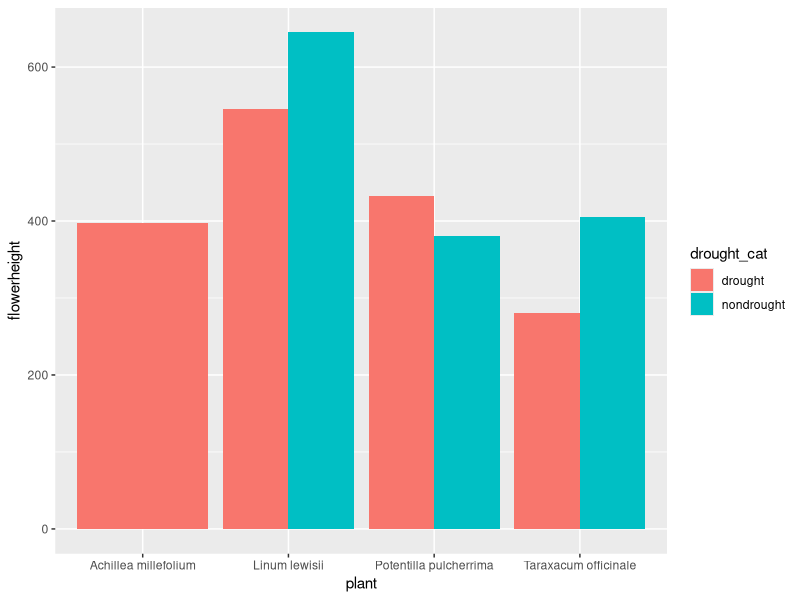
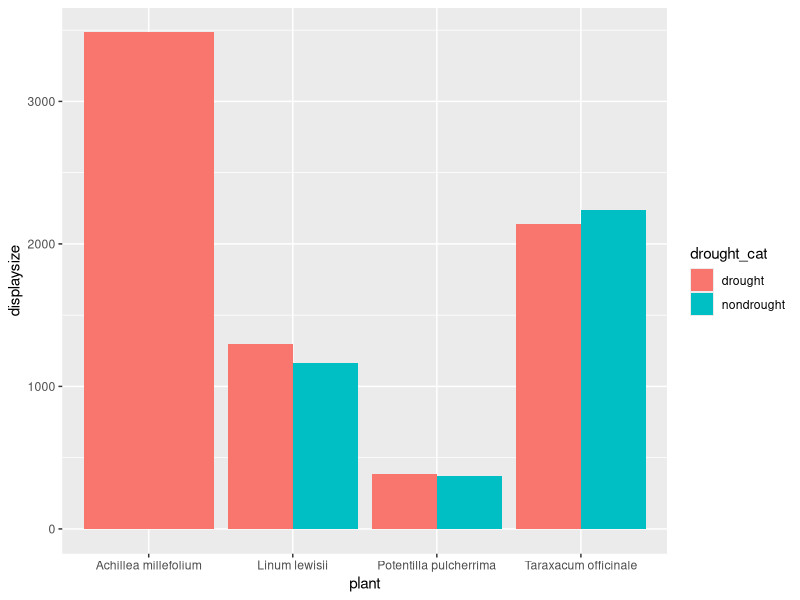

R code for these plots, in order:
## ---- chunk 1
knitr::opts_chunk$set(echo = TRUE)
library(tidyverse)
## ---- chunk 2
P_traits <- read_csv("ZZ_planttraits.csv") #convert excel data to data frame

Moisture <- read_csv("PastMoistureData.csv")

## ---- chunk 3
#create a data frame with unique moisture data per data
#create new data frame from subset of past moisture data
Moisture_Unique <- Moisture %>% 
  group_by(site, date) %>%  #organize data by site and date
  summarise(soilmoist1 = first(soilmoist1), soilmoist5 = first(soilmoist5)) #extract the first moisture data point from days with multiple entires


#create full data set by adding past moisture data to plant traits
Data <- P_traits %>% 
  left_join(Moisture_Unique,by = c("site", "date")) %>% #join moisture data to rows with the same date and site
  rename(moist_1 = `Moisture Top`, moist_5 = `Moisture Middle`) %>% #rename column names for coding simplicity
  mutate(moist_1 = ifelse(is.na(moist_1) == TRUE, soilmoist1, moist_1), #add soil moisture data to rows lacking moisture data
         moist_5 = ifelse(is.na(moist_5) == TRUE, soilmoist5, moist_5)) %>%
  select(-soilmoist1, -soilmoist5) %>% #remove past soil moisture coulmns from data
  mutate(date = mdy(date)) %>% #convert date from string to date format
  mutate(drought_cat = ifelse(date < mdy("1/1/2023"), "drought", "nondrought")) %>%
#create new variable for drought and non drought years and assign drought to pre 2023 years
  filter(plant != "Viola praemorsa") #get rid of viola praemorsa, not enough data





## ---- chunk 4

#drought and plant traits

#create average trait values for each plants data across drought and non drought years

#height vis

   ggplot(Data, aes(fill=drought_cat, y=flowerheight, x=plant)) +
  geom_bar(position='dodge', stat='identity')

      
#display vis
   
 ggplot(Data, aes(fill=drought_cat, y=displaysize, x=plant)) +
  geom_bar(position='dodge', stat='identity')







## ---- chunk 5

#t test

#regression
